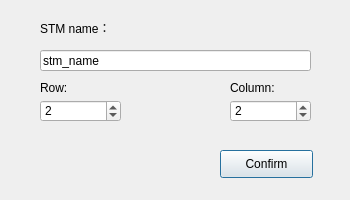
<?xml version="1.0" encoding="UTF-8"?>
<ui version="4.0">
 <class>StmSetDialog</class>
 <widget class="QDialog" name="StmSetDialog">
  <property name="geometry">
   <rect>
    <x>0</x>
    <y>0</y>
    <width>350</width>
    <height>200</height>
   </rect>
  </property>
  <property name="sizePolicy">
   <sizepolicy hsizetype="Fixed" vsizetype="Fixed">
    <horstretch>0</horstretch>
    <verstretch>0</verstretch>
   </sizepolicy>
  </property>
  <property name="minimumSize">
   <size>
    <width>350</width>
    <height>200</height>
   </size>
  </property>
  <property name="maximumSize">
   <size>
    <width>350</width>
    <height>200</height>
   </size>
  </property>
  <property name="windowTitle">
   <string>New STM</string>
  </property>
  <widget class="QSpinBox" name="spinBox_row">
   <property name="geometry">
    <rect>
     <x>40</x>
     <y>100</y>
     <width>81</width>
     <height>22</height>
    </rect>
   </property>
   <property name="prefix">
    <string/>
   </property>
   <property name="minimum">
    <number>1</number>
   </property>
   <property name="value">
    <number>2</number>
   </property>
  </widget>
  <widget class="QSpinBox" name="spinBox_column">
   <property name="geometry">
    <rect>
     <x>230</x>
     <y>100</y>
     <width>81</width>
     <height>22</height>
    </rect>
   </property>
   <property name="suffix">
    <string/>
   </property>
   <property name="prefix">
    <string/>
   </property>
   <property name="minimum">
    <number>1</number>
   </property>
   <property name="value">
    <number>2</number>
   </property>
  </widget>
  <widget class="QLabel" name="label">
   <property name="geometry">
    <rect>
     <x>40</x>
     <y>20</y>
     <width>81</width>
     <height>16</height>
    </rect>
   </property>
   <property name="text">
    <string>STM name：</string>
   </property>
  </widget>
  <widget class="QLabel" name="label_2">
   <property name="geometry">
    <rect>
     <x>230</x>
     <y>80</y>
     <width>72</width>
     <height>15</height>
    </rect>
   </property>
   <property name="text">
    <string>Column:</string>
   </property>
  </widget>
  <widget class="QLabel" name="label_3">
   <property name="geometry">
    <rect>
     <x>40</x>
     <y>80</y>
     <width>72</width>
     <height>15</height>
    </rect>
   </property>
   <property name="text">
    <string>Row:</string>
   </property>
  </widget>
  <widget class="QLineEdit" name="lineEdit">
   <property name="geometry">
    <rect>
     <x>40</x>
     <y>50</y>
     <width>271</width>
     <height>21</height>
    </rect>
   </property>
   <property name="text">
    <string>stm_name</string>
   </property>
   <property name="clearButtonEnabled">
    <bool>false</bool>
   </property>
  </widget>
  <widget class="QPushButton" name="pushButton_confirm">
   <property name="geometry">
    <rect>
     <x>220</x>
     <y>150</y>
     <width>93</width>
     <height>28</height>
    </rect>
   </property>
   <property name="text">
    <string>Confirm</string>
   </property>
  </widget>
 </widget>
 <resources/>
 <connections/>
</ui>
